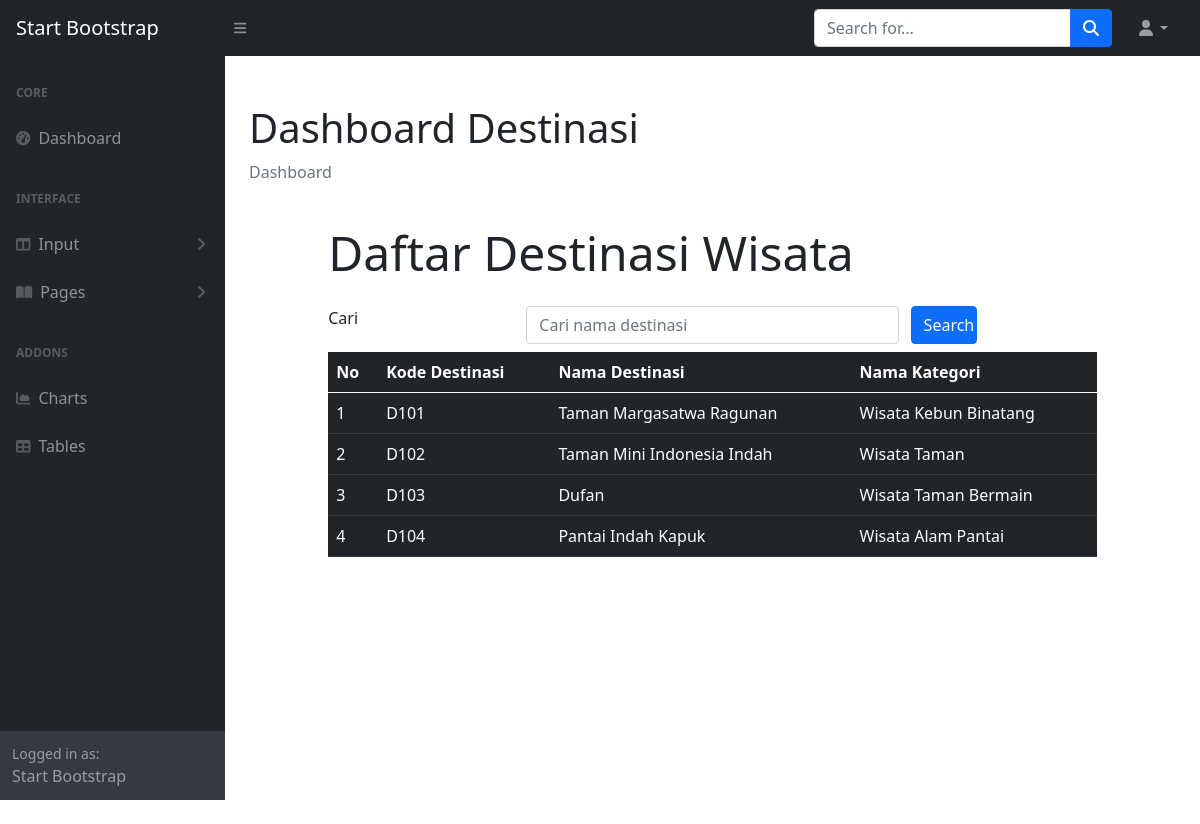
The app's page /ADMIN/daftardestinasi.php with its own data.
### tables this page shows
CREATE TABLE `destinasi` (
  `destinasiKODE` char(4) NOT NULL,
  `destinasiNAMA` varchar(120) NOT NULL,
  `destinasiKET` text NOT NULL,
  `kategoriKODE` char(4) NOT NULL,
  `destinasiFOTO` char(120) NOT NULL
);

CREATE TABLE `kategoriwisata` (
  `kategoriKODE` char(4) NOT NULL,
  `kategoriNAMA` char(25) NOT NULL,
  `kategoriKET` text NOT NULL,
  `kategoriREFERENCE` char(25) NOT NULL
);

### ADMIN/daftardestinasi.php (the view, shortened to what this page needs)
<!DOCTYPE html>
<?php  include "INCLUDE/head.php"?>
    <body class="sb-nav-fixed">'
    <?php include "INCLUDE/nav.php";?>
        <div id="layoutSidenav">
         <?php include "INCLUDE/menu.php"?>
            <div id="layoutSidenav_content">
                <main>
                    <div class="container-fluid px-4">
                        <h1 class="mt-4">Dashboard Destinasi</h1>
                        <ol class="breadcrumb mb-4">
                            <li class="breadcrumb-item active">Dashboard</li>
                        </ol>
<?php
    include "INCLUDE/config.php";
?>
<html>
    <head>
        <link rel="stylesheet" type="text/css" href="bootstrap-5.0.2-dist/css/bootstrap.min.css">
        <link rel="stylesheet"  href="https://cdnjs.cloudflare.com/ajax/libs/select2/4.0.13/css/select2.min.css">
        <link rel="stylesheet" href="https://cdn.jsdelivr.net/npm/bootstrap-icons@1.10.2/font/bootstrap-icons.css">
      </head>
<body>
<div class="row">
<div class="col-sm-1">
</div>
<div class="col-sm-10">
<div class="jumbotron">
        <h2 class="display-5">Daftar Destinasi Wisata</h2>
</div>
  <form method = "POST">
      <div class="form-group row mb-2">
      <label for = "search" class="col-sm-3">Cari </label>
      <div class="col-sm-6">
            <input type ="text" name="search" class="form-control" id="search"
            value="<?php if(isset($_POST["search"])) {echo $_POST ["search"];}?>"
            placeholder="Cari nama destinasi">
      </div>
            <input type="submit" name="kirim" class="col-sm-1 btn btn-primary" value="Search">
      </div>
  </form>
<table class="table table-dark table-hover">
  <thead>
    <tr>
      <th scope="col">No</th>
      <th scope="col">Kode Destinasi</th>
      <th scope="col">Nama Destinasi</th>
      <th scope="col">Nama Kategori</th>
    </tr>
  </thead>
  <tbody>
<?php
if (isset($_POST["kirim"]))
{
  $search = $_POST ['search'];
  $query =mysqli_query ($connection, "select * from destinasi , kategoriwisata
        where destinasiNAMA like '%".$search."%' and destinasi.kategoriKODE = kategoriwisata.kategoriKODE");
}
else {
  $query =mysqli_query ($connection, "select * from destinasi,kategoriwisata where destinasi.kategoriKODE = kategoriwisata.kategoriKODE")
  ;
}
    $nomor = 1;
    while ($row = mysqli_fetch_array($query))
    {
?>
    <tr>
      <td><?php echo $nomor; ?></td>
      <td><?php echo $row ['destinasiKODE']; ?></td>
      <td><?php echo $row ['destinasiNAMA']; ?></td>
      <td><?php echo $row ['kategoriNAMA']; ?></td>
    </tr>
    <?php $nomor = $nomor + 1; ?>
    <?php } ?>
 </tbody>
 </table>
 </div>
</div>
</body>
</html>

### records on screen
destinasi: destinasiKODE "D101", destinasiNAMA "Taman Margasatwa Ragunan", kategoriwisata.kategoriNAMA "Wisata Kebun Binatang"
destinasi: destinasiKODE "D102", destinasiNAMA "Taman Mini Indonesia Indah", kategoriwisata.kategoriNAMA "Wisata Taman"
destinasi: destinasiKODE "D103", destinasiNAMA "Dufan", kategoriwisata.kategoriNAMA "Wisata Taman Bermain"
destinasi: destinasiKODE "D104", destinasiNAMA "Pantai Indah Kapuk", kategoriwisata.kategoriNAMA "Wisata Alam Pantai"
